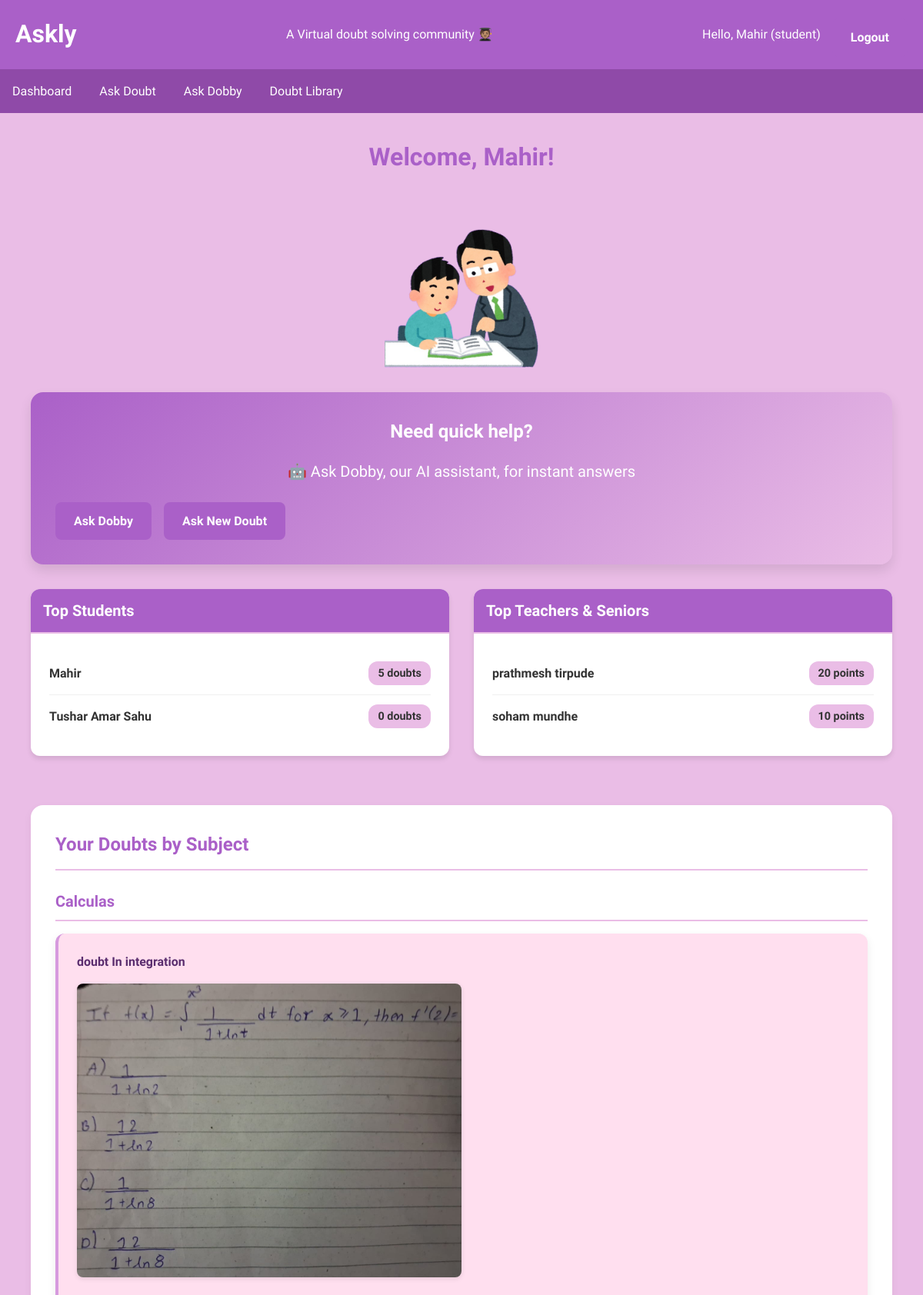
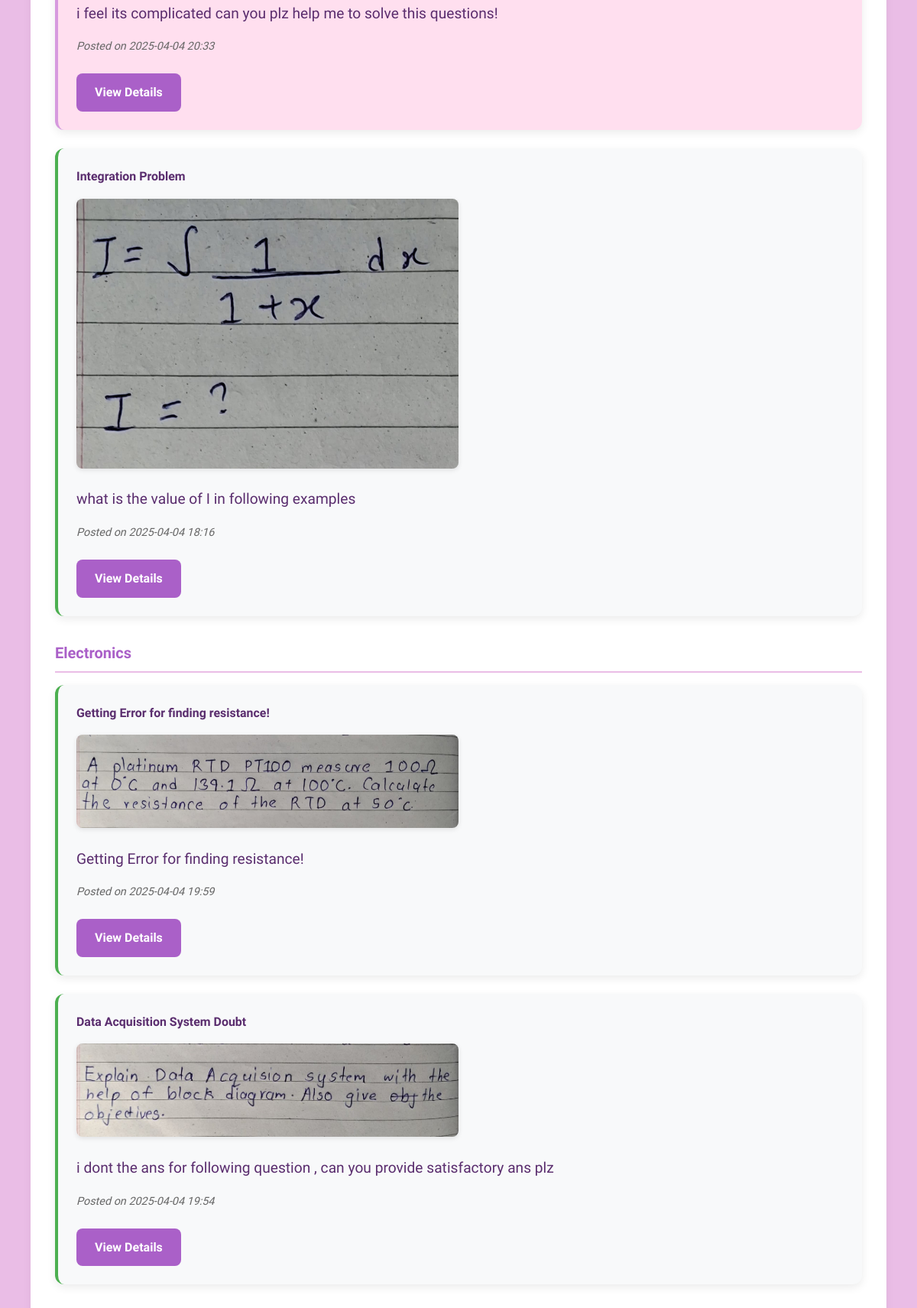
The page /dashboard (signed in, upper part) on the database its author committed (2 pictures, top to bottom).
### app.py (models this page shows, shortened)
class User(db.Model):
    id = db.Column(db.Integer, primary_key=True)
    name = db.Column(db.String(100), nullable=False)
    email = db.Column(db.String(100), unique=True, nullable=False)
    password = db.Column(db.String(100), nullable=False)
    role = db.Column(db.String(20), default='student')  # 'student', 'teacher' or 'senior'
    points = db.Column(db.Integer, default=0)
    doubts_posted = db.Column(db.Integer, default=0)
    doubts = db.relationship('Doubt', backref='author', lazy=True)
    solutions = db.relationship('Solution', backref='solver', lazy=True)
    votes = db.relationship('Vote', backref='voter', lazy=True)
    comments = db.relationship('Comment', backref='commenter', lazy=True)

class Doubt(db.Model):
    id = db.Column(db.Integer, primary_key=True)
    title = db.Column(db.String(200), nullable=False)
    description = db.Column(db.Text, nullable=False)
    subject = db.Column(db.String(50), nullable=False)  # Added subject field
    image_path = db.Column(db.String(300))
    created_at = db.Column(db.DateTime, default=datetime.utcnow)
    user_id = db.Column(db.Integer, db.ForeignKey('user.id'), nullable=False)
    solved = db.Column(db.Boolean, default=False)
    solutions = db.relationship('Solution', backref='doubt', lazy=True)
    comments = db.relationship('Comment', backref='doubt', lazy=True)

### app.py (the view)
@app.route('/dashboard')
@login_required
def dashboard():
    if session['role'] in ['teacher', 'senior']:
        return redirect(url_for('teacher_dashboard'))
    user = User.query.get(session['user_id'])
    subjects = db.session.query(
        Doubt.subject,
        func.count(Doubt.id).label('doubt_count')
    ).filter_by(user_id=user.id).group_by(Doubt.subject).all()
    doubts_by_subject = {}
    for subject, _ in subjects:
        doubts = Doubt.query.filter_by(
            user_id=user.id,
            subject=subject
        ).order_by(Doubt.created_at.desc()).all()
        doubts_by_subject[subject] = doubts
    solved_by_subject = {}
    solved_doubts = Doubt.query.filter_by(
        user_id=user.id,
        solved=True
    ).all()
    for doubt in solved_doubts:
        if doubt.subject not in solved_by_subject:
            solved_by_subject[doubt.subject] = []
        solved_by_subject[doubt.subject].append(doubt)
    top_students = User.query.filter_by(role='student').order_by(User.doubts_posted.desc()).limit(5).all()
    top_teachers = User.query.filter(User.role.in_(['teacher', 'senior'])).order_by(User.points.desc()).limit(5).all()
    return render_template('dashboard.html',
                         name=user.name,
                         subjects=subjects,
                         doubts_by_subject=doubts_by_subject,
                         solved_by_subject=solved_by_subject,
                         top_students=top_students,
                         top_teachers=top_teachers)

### app.py (called while the page is built)
def login_required(f):
    @wraps(f)
    def decorated_function(*args, **kwargs):
        if 'email' not in session:
            flash('Please login to view this page', 'error')
            return redirect(url_for('login'))
        return f(*args, **kwargs)
    return decorated_function

### templates/dashboard.html (shortened to what this page needs)
{% extends "base.html" %}
{% block content %}
<div class="dashboard-container">
    <h1 class="welcome-header">Welcome, {{ name }}!</h1>
    <img src="{{ url_for('static', filename='ask.png') }}" alt="ask-teacher" class="ask-teacher">
    <div class="dobby-card">
        <h3>Need quick help?</h3>
        <p style="font-size: 20px;"> 🤖 Ask Dobby, our AI assistant, for instant answers</p>
        <div class="btn-group">
            <a href="{{ url_for('dobby') }}" class="btn">Ask Dobby</a>
            <a href="{{ url_for('ask_doubt') }}" class="btn">Ask New Doubt</a>
        </div>
    </div>
    <div class="dashboard-row">
        <div class="dashboard-card">
            <div class="card-header">Top Students</div>
            {% for student in top_students %}
            <div class="ranking-item">
                <span class="ranking-name">{{ student.name }}</span>
                <span class="ranking-value">{{ student.doubts_posted }} doubts</span>
            </div>
            {% endfor %}
        </div>
        <div class="dashboard-card">
            <div class="card-header">Top Teachers & Seniors</div>
            {% for teacher in top_teachers %}
            <div class="ranking-item">
                <span class="ranking-name">{{ teacher.name }}</span>
                <span class="ranking-value">{{ teacher.points }} points</span>
            </div>
            {% endfor %}
        </div>
    </div>
    <div class="doubts-section">
        <h3 class="section-title">Your Doubts by Subject</h3>
        {% if doubts_by_subject %}
            {% for subject, doubts in doubts_by_subject.items() %}
            <div class="subject-group" style="color: #5A2D6E; font-size: larger;">
                <h4 class="subject-title">{{ subject }}</h4>
                {% for doubt in doubts %}
                <div class="doubt-card {% if doubt.solved %}solved{% endif %}">
                    <h5>{{ doubt.title }}</h5>
                    {% if doubt.image_path %}
                    <img src="{{ url_for('static', filename='uploads/' + doubt.image_path) }}" alt="Doubt image" width="500px" height="500px">
                    {% endif %}
                    <p>{{ doubt.description|truncate(150) }}</p>
                    <p class="meta">Posted on {{ doubt.created_at.strftime('%Y-%m-%d %H:%M') }}</p>
                    <a href="{{ url_for('doubt_detail', doubt_id=doubt.id) }}" class="btn">View Details</a>
                </div>
                {% endfor %}
            </div>
            {% endfor %}
        {% else %}
            <p class="empty-state">You haven't posted any doubts yet.</p>
        {% endif %}
    </div>
</div>
{% endblock %}

### templates/base.html (shortened to what this page needs)
<!DOCTYPE html>
<html lang="en">
<head>
    <link rel="stylesheet" href="{{ url_for('static', filename='style.css') }}">
</head>
<body>
    <header>
        <div class="header-container">
            <h1>Askly</h1>
            <p>A Virtual doubt solving community 🧑🏽‍🎓</p>
            <div class="user-info">
                {% if 'email' in session %}
                    <span>Hello, {{ session.name }} ({{ session.role }})</span>
                    <a href="{{ url_for('logout') }}" class="btn">Logout</a>
                {% endif %}
            </div>
        </div>
    </header>
    <nav>
        {% if 'email' in session %}
            {% if session.role == 'teacher' or session.role == 'senior' %}
                <a href="{{ url_for('teacher_dashboard') }}">Teacher Dashboard</a>
                <a href="{{ url_for('doubt_library') }}">Doubt Library</a>
            {% else %}
                <a href="{{ url_for('dashboard') }}">Dashboard</a>
                <a href="{{ url_for('ask_doubt') }}">Ask Doubt</a>
                <a href="{{ url_for('dobby') }}">Ask Dobby</a>
                <a href="{{ url_for('doubt_library') }}">Doubt Library</a>
            {% endif %}
        {% endif %}
    </nav>
    <main>
        {% block content %}{% endblock %}
    </main>
</body>

### rows shown on the page
User: name "Mahir", doubts_posted "5"
User: name "Tushar Amar Sahu", doubts_posted "0"
User: name "prathmesh tirpude", points "20"
User: name "soham mundhe", points "10"
Doubt: title "doubt In integration", image_path (picture), description "i feel its complicated can you plz help me to solve this questions!", created_at "2025-04-04 20:33"
Doubt: title "Integration Problem", image_path (picture), description "what is the value of I in following examples", created_at "2025-04-04 18:16"
Doubt: title "Getting Error for finding resistance!", image_path (picture), description "Getting Error for finding resistance!", created_at "2025-04-04 19:59"
Doubt: title "Data Acquisition System Doubt", image_path (picture), description "i dont the ans for following question , can you provide satisfactory ans plz", created_at "2025-04-04 19:54"

### other values the page prints
{{ session.role }} "student"
{{ subject }} "Calculas" "Electronics"
